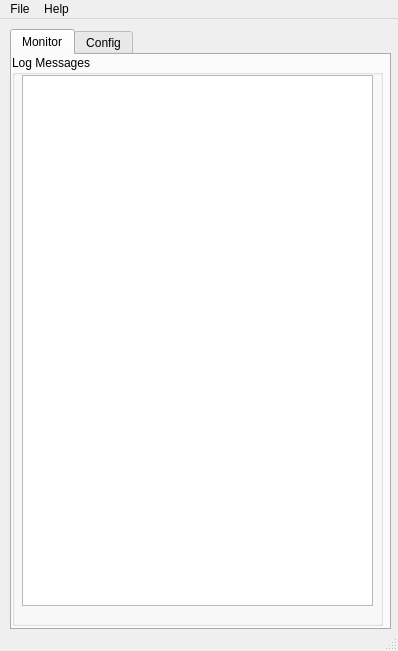
<ui version="4.0" >
 <class>frmMainWindow</class>
 <widget class="QMainWindow" name="frmMainWindow" >
  <property name="geometry" >
   <rect>
    <x>0</x>
    <y>0</y>
    <width>398</width>
    <height>651</height>
   </rect>
  </property>
  <property name="windowTitle" >
   <string>Covise Daemon</string>
  </property>
  <widget class="QWidget" name="centralwidget" >
   <widget class="QTabWidget" name="tabWidCovise" >
    <property name="geometry" >
     <rect>
      <x>10</x>
      <y>10</y>
      <width>381</width>
      <height>601</height>
     </rect>
    </property>
    <property name="currentIndex" >
     <number>0</number>
    </property>
    <widget class="QWidget" name="tabMonitor" >
     <attribute name="title" >
      <string>Monitor</string>
     </attribute>
     <widget class="QGroupBox" name="grpLog" >
      <property name="geometry" >
       <rect>
        <x>0</x>
        <y>0</y>
        <width>371</width>
        <height>571</height>
       </rect>
      </property>
      <property name="title" >
       <string>Log Messages</string>
      </property>
      <widget class="QListView" name="lstLog" >
       <property name="geometry" >
        <rect>
         <x>10</x>
         <y>20</y>
         <width>351</width>
         <height>531</height>
        </rect>
       </property>
      </widget>
     </widget>
    </widget>
    <widget class="QWidget" name="tabConfig" >
     <attribute name="title" >
      <string>Config</string>
     </attribute>
     <widget class="QGroupBox" name="grpPartner" >
      <property name="geometry" >
       <rect>
        <x>10</x>
        <y>260</y>
        <width>351</width>
        <height>261</height>
       </rect>
      </property>
      <property name="title" >
       <string>Partner Security Settings</string>
      </property>
      <widget class="QColumnView" name="columnPartners" >
       <property name="geometry" >
        <rect>
         <x>10</x>
         <y>20</y>
         <width>331</width>
         <height>231</height>
        </rect>
       </property>
       <property name="toolTip" >
        <string>Shows a list of permanently allowed remote partners identified based on their public key.</string>
       </property>
      </widget>
     </widget>
     <widget class="QGroupBox" name="grpHost" >
      <property name="geometry" >
       <rect>
        <x>11</x>
        <y>11</y>
        <width>351</width>
        <height>241</height>
       </rect>
      </property>
      <property name="title" >
       <string>Host Security Settings</string>
      </property>
      <widget class="QListView" name="lstHost" >
       <property name="geometry" >
        <rect>
         <x>10</x>
         <y>20</y>
         <width>331</width>
         <height>211</height>
        </rect>
       </property>
       <property name="toolTip" >
        <string>List of permanently allowed remote hosts that can launch applications</string>
       </property>
      </widget>
     </widget>
     <widget class="QGroupBox" name="grpCovise" >
      <property name="geometry" >
       <rect>
        <x>10</x>
        <y>520</y>
        <width>351</width>
        <height>51</height>
       </rect>
      </property>
      <property name="title" >
       <string>Covise Daemon Settings</string>
      </property>
      <widget class="QLabel" name="lblPort" >
       <property name="geometry" >
        <rect>
         <x>10</x>
         <y>20</y>
         <width>51</width>
         <height>16</height>
        </rect>
       </property>
       <property name="text" >
        <string>Port</string>
       </property>
       <property name="alignment" >
        <set>Qt::AlignCenter</set>
       </property>
      </widget>
      <widget class="QLineEdit" name="txtPort" >
       <property name="geometry" >
        <rect>
         <x>70</x>
         <y>20</y>
         <width>71</width>
         <height>20</height>
        </rect>
       </property>
       <property name="toolTip" >
        <string>Enter the port number at which Covise Daemon should run. A change requires triggering of "Respawn"</string>
       </property>
       <property name="text" >
        <string>31100</string>
       </property>
      </widget>
     </widget>
    </widget>
   </widget>
  </widget>
  <widget class="QMenuBar" name="menubar" >
   <property name="geometry" >
    <rect>
     <x>0</x>
     <y>0</y>
     <width>398</width>
     <height>21</height>
    </rect>
   </property>
   <widget class="QMenu" name="menuFile" >
    <property name="title" >
     <string>File</string>
    </property>
    <addaction name="actionSave" />
    <addaction name="actionLoad" />
    <addaction name="actionRespawn" />
    <addaction name="separator" />
    <addaction name="actionExit" />
   </widget>
   <widget class="QMenu" name="menuHelp" >
    <property name="title" >
     <string>Help</string>
    </property>
    <addaction name="actionAbout" />
   </widget>
   <addaction name="menuFile" />
   <addaction name="menuHelp" />
  </widget>
  <widget class="QStatusBar" name="statusbar" />
  <action name="actionAbout" >
   <property name="text" >
    <string>About</string>
   </property>
  </action>
  <action name="actionExit" >
   <property name="text" >
    <string>Exit</string>
   </property>
  </action>
  <action name="actionSave" >
   <property name="text" >
    <string>Save</string>
   </property>
  </action>
  <action name="actionLoad" >
   <property name="text" >
    <string>Load</string>
   </property>
  </action>
  <action name="actionRespawn" >
   <property name="text" >
    <string>Respawn </string>
   </property>
  </action>
 </widget>
 <resources/>
 <connections/>
</ui>
